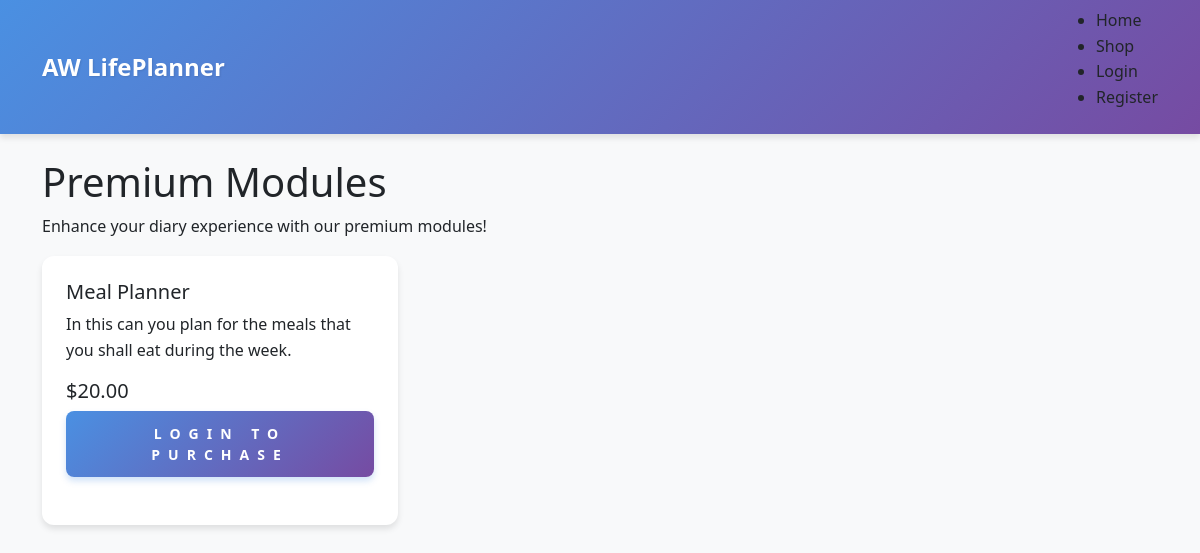
The page /shop/ on the database as committed earlier.
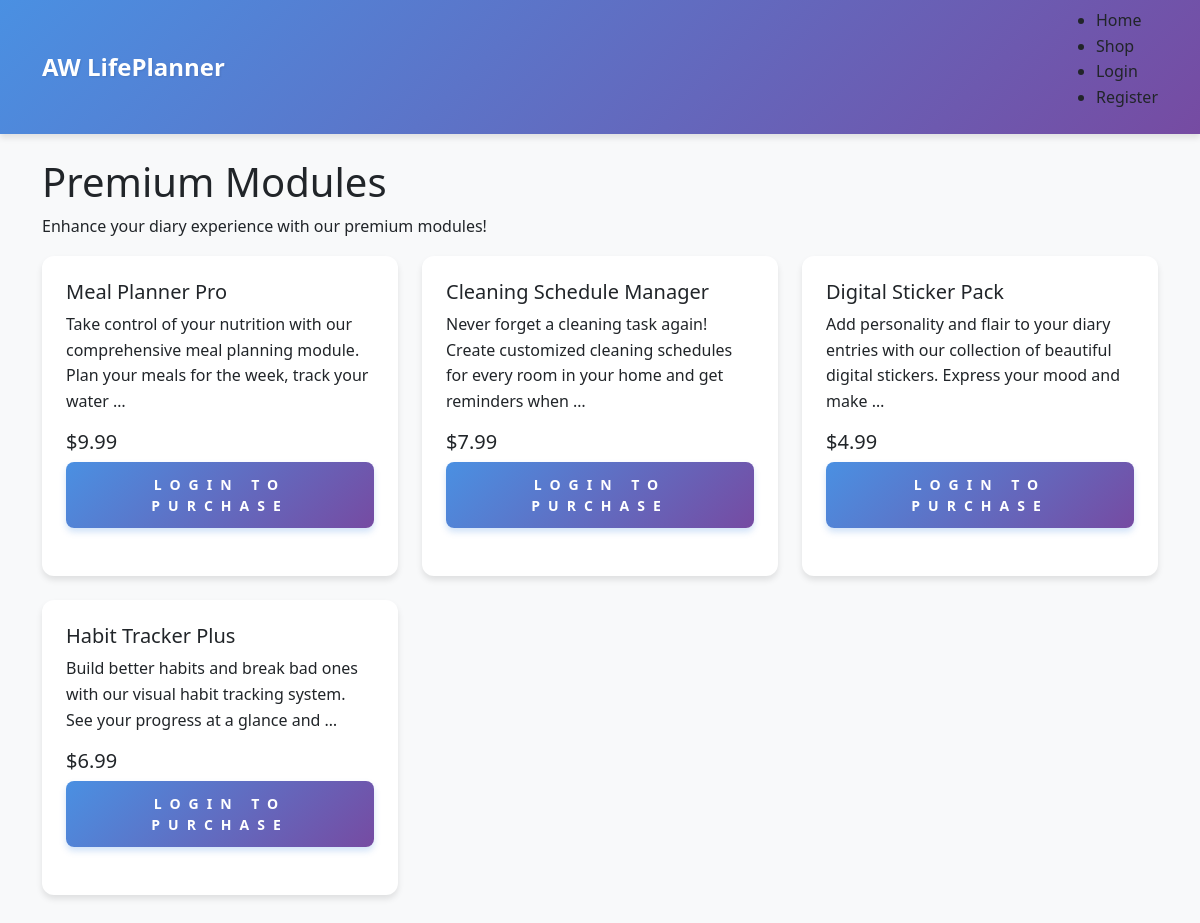
The same page on the database as committed later.
### shop/models.py (models this page shows, shortened)
class Module(models.Model):
    MODULE_TYPES = [
        ('meal_planner', 'Meal Planner'),
        ('cleaning_schedule', 'Cleaning Schedule'),
        ('stickers', 'Digital Stickers'),
        ('habit_tracker', 'Habit Tracker'),
    ]
    category = models.ForeignKey('Category', null=True, blank=True, on_delete=models.SET_NULL)
    name = models.CharField(max_length=254)
    module_type = models.CharField(max_length=50, choices=MODULE_TYPES)
    description = models.TextField()
    price = models.DecimalField(max_digits=6, decimal_places=2)
    image = models.ImageField(null=True, blank=True)  # ändrat från images

### shop/views.py (the view)
# urls.py: path('', views.all_modules, name='modules'),
def all_modules(request):
    modules = Module.objects.all()
    purchased_modules = []
    if request.user.is_authenticated:
        purchased_modules = UserModule.objects.filter(
            user=request.user
        ).values_list('module_id', flat=True)
    context = {
        'modules': modules,
        'purchased_modules': purchased_modules,
    }
    return render(request, 'shop/modules.html', context)

### shop/templates/shop/modules.html (shortened to what this page needs)
{% extends 'base.html' %}
{% block content %}
    <h1>Premium Modules</h1>
    <p>Enhance your diary experience with our premium modules!</p>
    <div class="row">
        {% if modules %}
            {% for module in modules %}
                <div class="col-md-4 mb-4">
                    <div class="card h-100">
                        <div class="card-body">
                            <h5 class="card-title">{{ module.name }}</h5>
                            <p class="card-text">{{ module.description|truncatewords:20 }}</p>
                            <p class="h5">${{ module.price }}</p>
                            {% if user.is_authenticated %}
                                {% if module.id in purchased_modules %}
                                <button class="btn btn-success" disabled>Owned</button>
                                {% else %}
                                    <a href="{% url 'shop:module_detail' module.id %}" class="btn btn-primary">View Details</a>
                                {% endif %}
                            {% else %}
                                <a href="{% url 'account_login' %}" class="btn btn-primary">Login to Purchase</a>
                            {% endif %}
                        </div>
                    </div>
                </div>
            {% endfor %}
        {% else %}
            <div class="col-12">
                <p>No modules available yet.</p>
            </div>
        {% endif %}
    </div>
{% endblock %}

Rows that differ between the two databases and show on the page:
changed Module: name "Meal Planner" → "Meal Planner Pro"; description "In this can you plan for the meals that you shall eat during the week." → "Take control of your nutrition with our comprehensive meal planning module. Plan your meals for the week, track your water …"; price "20.00" → "9.99"
added Module: name "Cleaning Schedule Manager", description "Never forget a cleaning task again! Create customized cleaning schedules for every room in your home and get reminders when …", price "7.99"
added Module: name "Digital Sticker Pack", description "Add personality and flair to your diary entries with our collection of beautiful digital stickers. Express your mood and make …", price "4.99"
added Module: name "Habit Tracker Plus", description "Build better habits and break bad ones with our visual habit tracking system. See your progress at a glance and …", price "6.99"
